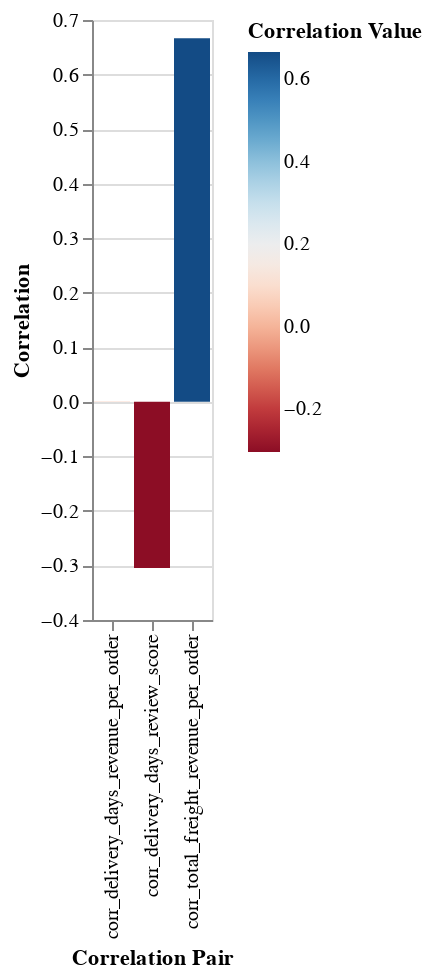

Notebook code for this chart:
### Code cell
thread.plot()

### Figure 1 — Vega-Lite specification as saved in the notebook (floating-point values rounded to 4 significant figures)
{"config": {"view": {"continuousWidth": 300, "continuousHeight": 300}}, "data": {"name": "data-38bd0d862db52464c55cff41093c3331"}, "mark": "bar", "encoding": {"color": {"field": "Correlation Value", "scale": {"scheme": "redblue"}, "type": "quantitative"}, "x": {"field": "Correlation Type", "title": "Correlation Pair", "type": "nominal"}, "y": {"field": "Correlation Value", "title": "Correlation", "type": "quantitative"}}, "transform": [{"fold": ["corr_delivery_days_review_score", "corr_total_freight_revenue_per_order", "corr_delivery_days_revenue_per_order"], "as": ["Correlation Type", "Correlation Value"]}], "$schema": "https://vega.github.io/schema/vega-lite/v5.json", "datasets": {"data-38bd0d862db52464c55cff41093c3331": [{"corr_delivery_days_review_score": -0.3045, "corr_total_freight_revenue_per_order": 0.6667, "corr_delivery_days_revenue_per_order": 0.0005593}]}}
